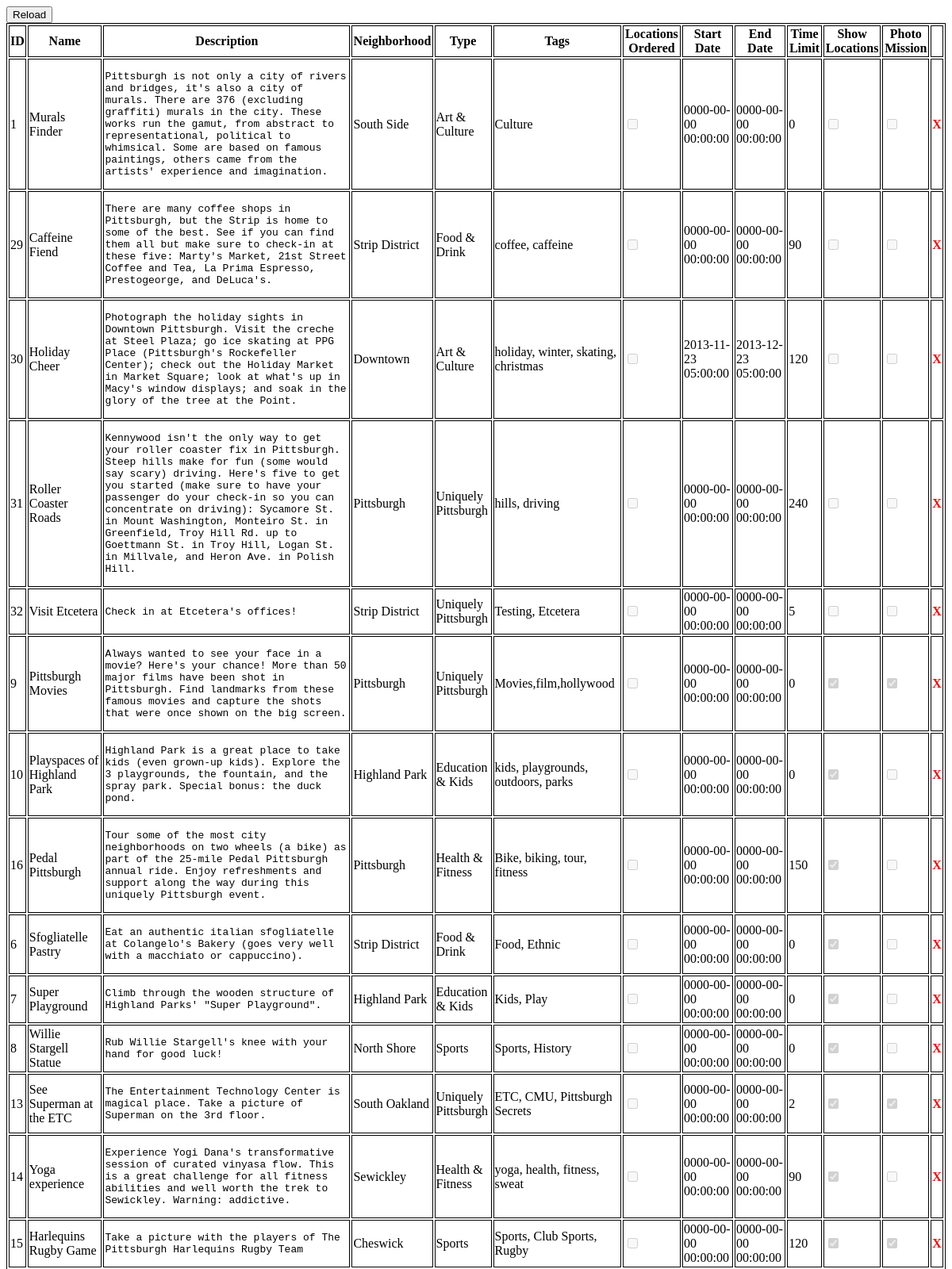
/www/dba/mission.php (upper part), run on the app's committed database.
### tables this page shows
CREATE TABLE mission (
  id int(11) NOT NULL AUTO_INCREMENT,
  sortOrder int(11) NOT NULL,
  `name` varchar(100) NOT NULL,
  description varchar(10000) NOT NULL,
  neighborhood varchar(1000) NOT NULL,
  `type` varchar(100) NOT NULL,
  tags varchar(1000) NOT NULL,
  locationsOrdered tinyint(1) unsigned NOT NULL,
  startDate timestamp NOT NULL DEFAULT '0000-00-00 00:00:00',
  endDate timestamp NOT NULL DEFAULT '0000-00-00 00:00:00',
  timeEstimate int(11) NOT NULL,
  showLocations tinyint(1) NOT NULL,
  photo tinyint(1) NOT NULL,
  PRIMARY KEY (id)
);

### www/dba/mission.php (the view, shortened to what this page needs)
<!DOCTYPE html>
<html>
<head>
<link rel="stylesheet" type="text/css" href="dba.css">
</head>
<body>
<?php
$db = new mysqli("localhost", "pgh-challenge", "5NdSW4FaAqQXthqs", "game");
$table = "mission";
$stmt = $db->prepare("select id, name, description, neighborhood, type, tags, locationsOrdered, startDate, endDate, timeEstimate, showLocations, photo from $table order by sortOrder asc");
echo "<input class=\"refreshBtn\" type=\"button\" value=\"Reload\" onclick=\"refreshPage()\" />\n";
echo "<table id=\"dataTable\">\n";
echo "<tr><th>ID</th><th>Name</th><th>Description</th><th>Neighborhood</th><th>Type</th><th>Tags</th>".
"<th>Locations Ordered</th>".
"<th>Start Date</th><th>End Date</th><th>Time Limit</th>".
"<th>Show Locations</th><th>Photo Mission</th>";
echo "<td></td></tr>\n";
$stmt->execute();
$stmt->bind_result($id, $name, $desc, $neighborhood, $type, $tags, $ordered, $startdate, $enddate , $limit, $ShowLocations, $photo);
$missionCount = 0;
while($stmt->fetch())
{
	echo "<tr>".
	"<td>$id</td><td>$name</td><td><pre>".htmlspecialchars($desc)."</pre></td><td>$neighborhood</td><td>$type</td><td>$tags</td>";
	if(is_numeric($ordered) && $ordered>0) echo "<td><input type=\"checkbox\" disabled=\"disabled\" checked=\"checked\"/></td>";
	else echo "<td><input type=\"checkbox\" disabled=\"disabled\" /></td>";
	echo "<td>$startdate</td><td>$enddate</td><td>$limit</td>";
	if(is_numeric($ShowLocations) && $ShowLocations>0) echo "<td><input type=\"checkbox\" disabled=\"disabled\" checked=\"checked\"/></td>";
	else echo "<td><input type=\"checkbox\" disabled=\"disabled\" /></td>";
	if(is_numeric($photo) && $photo>0) echo "<td><input type=\"checkbox\" disabled=\"disabled\" checked=\"checked\"/></td>";
	else echo "<td><input type=\"checkbox\" disabled=\"disabled\" /></td>";
	echo "<td><a class=\"deletetext\" href=\"javascript:void(0)\" onclick=\"removeRow($id)\">X</a></td>".
	"</tr>\n";
	$missionCount++;
}
echo "</table>\n<hr/>Total Missions: $missionCount\n";
?>
</body>
</html>

### www/dba/dba.css (style rules this page uses)
table, tr, td, th { border: 1px solid black; }
.errortext, .deletetext { font-weight: bold; color: red; text-decoration: none; }
.refreshBtn { vertical-align: top; display:block; }
pre { white-space: normal; }

### data on the page
mission: id "1", name "Murals Finder", description "Pittsburgh is not only a city of rivers and bridges, it's also a city of murals. There are 376 (excluding graffiti) murals in the city. These works run the gamut, from abstract to representational, political to whimsical. Some are based on famous paintings, others came from the artists' experience and imagination.", neighborhood "South Side", type "Art & Culture", tags "Culture", startDate "0000-00-00 00:00:00", endDate "0000-00-00 00:00:00", timeEstimate "0"
mission: id "29", name "Caffeine Fiend", description "There are many coffee shops in Pittsburgh, but the Strip is home to some of the best. See if you can find them all but make sure to check-in at these five: Marty's Market, 21st Street Coffee and Tea, La Prima Espresso, Prestogeorge, and DeLuca's.", neighborhood "Strip District", type "Food & Drink", tags "coffee, caffeine", startDate "0000-00-00 00:00:00", endDate "0000-00-00 00:00:00", timeEstimate "90"
mission: id "30", name "Holiday Cheer", description "Photograph the holiday sights in Downtown Pittsburgh. Visit the creche at Steel Plaza; go ice skating at PPG Place (Pittsburgh's Rockefeller Center); check out the Holiday Market in Market Square; look at what's up in Macy's window displays; and soak in the glory of the tree at the Point.", neighborhood "Downtown", type "Art & Culture", tags "holiday, winter, skating, christmas", startDate "2013-11-23 05:00:00", endDate "2013-12-23 05:00:00", timeEstimate "120"
mission: id "31", name "Roller Coaster Roads", description "Kennywood isn't the only way to get your roller coaster fix in Pittsburgh. Steep hills make for fun (some would say scary) driving. Here's five to get you started (make sure to have your passenger do your check-in so you can concentrate on driving): Sycamore St. in Mount Washington, Monteiro St. in Greenfield, Troy Hill Rd. up to Goettmann St. in Troy Hill, Logan St. in Millvale, and Heron Ave. in Polish Hill.", neighborhood "Pittsburgh", type "Uniquely Pittsburgh", tags "hills, driving", startDate "0000-00-00 00:00:00", endDate "0000-00-00 00:00:00", timeEstimate "240"
mission: id "32", name "Visit Etcetera", description "Check in at Etcetera's offices!", neighborhood "Strip District", type "Uniquely Pittsburgh", tags "Testing, Etcetera", startDate "0000-00-00 00:00:00", endDate "0000-00-00 00:00:00", timeEstimate "5"
mission: id "9", name "Pittsburgh Movies", description "Always wanted to see your face in a movie? Here's your chance! More than 50 major films have been shot in Pittsburgh. Find landmarks from these famous movies and capture the shots that were once shown on the big screen.", neighborhood "Pittsburgh", type "Uniquely Pittsburgh", tags "Movies,film,hollywood", startDate "0000-00-00 00:00:00", endDate "0000-00-00 00:00:00", timeEstimate "0"
mission: id "10", name "Playspaces of Highland Park", description "Highland Park is a great place to take kids (even grown-up kids). Explore the 3 playgrounds, the fountain, and the spray park. Special bonus: the duck pond.", neighborhood "Highland Park", type "Education & Kids", tags "kids, playgrounds, outdoors, parks", startDate "0000-00-00 00:00:00", endDate "0000-00-00 00:00:00", timeEstimate "0"
mission: id "16", name "Pedal Pittsburgh", description "Tour some of the most city neighborhoods on two wheels (a bike) as part of the 25-mile Pedal Pittsburgh annual ride. Enjoy refreshments and support along the way during this uniquely Pittsburgh event.", neighborhood "Pittsburgh", type "Health & Fitness", tags "Bike, biking, tour, fitness", startDate "0000-00-00 00:00:00", endDate "0000-00-00 00:00:00", timeEstimate "150"
mission: id "6", name "Sfogliatelle Pastry", description "Eat an authentic italian sfogliatelle at Colangelo's Bakery (goes very well with a macchiato or cappuccino).", neighborhood "Strip District", type "Food & Drink", tags "Food, Ethnic", startDate "0000-00-00 00:00:00", endDate "0000-00-00 00:00:00", timeEstimate "0"
mission: id "7", name "Super Playground", description "Climb through the wooden structure of Highland Parks' \"Super Playground\".", neighborhood "Highland Park", type "Education & Kids", tags "Kids, Play", startDate "0000-00-00 00:00:00", endDate "0000-00-00 00:00:00", timeEstimate "0"
mission: id "8", name "Willie Stargell Statue", description "Rub Willie Stargell's knee with your hand for good luck!", neighborhood "North Shore", type "Sports", tags "Sports, History", startDate "0000-00-00 00:00:00", endDate "0000-00-00 00:00:00", timeEstimate "0"
mission: id "13", name "See Superman at the ETC", description "The Entertainment Technology Center is magical place. Take a picture of Superman on the 3rd floor.", neighborhood "South Oakland", type "Uniquely Pittsburgh", tags "ETC, CMU, Pittsburgh Secrets", startDate "0000-00-00 00:00:00", endDate "0000-00-00 00:00:00", timeEstimate "2"
mission: id "14", name "Yoga experience", description "Experience Yogi Dana's transformative session of curated vinyasa flow. This is a great challenge for all fitness abilities and well worth the trek to Sewickley. Warning: addictive.", neighborhood "Sewickley", type "Health & Fitness", tags "yoga, health, fitness, sweat", startDate "0000-00-00 00:00:00", endDate "0000-00-00 00:00:00", timeEstimate "90"
mission: id "15", name "Harlequins Rugby Game", description "Take a picture with the players of The Pittsburgh Harlequins Rugby Team", neighborhood "Cheswick", type "Sports", tags "Sports, Club Sports, Rugby", startDate "0000-00-00 00:00:00", endDate "0000-00-00 00:00:00", timeEstimate "120"
